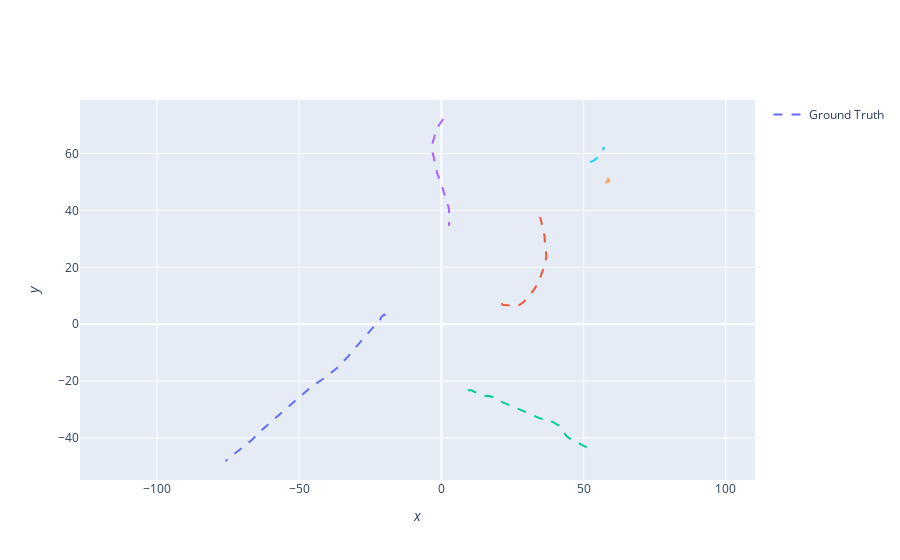

Here is the notebook cell this chart was saved with:
### Markdown cell above
Plotting the ground truths give the following plot.

### Code cell
from stonesoup.plotter import Plotterly
plotter = Plotterly()
plotter.plot_ground_truths(truths, [0, 2])
plotter.fig
